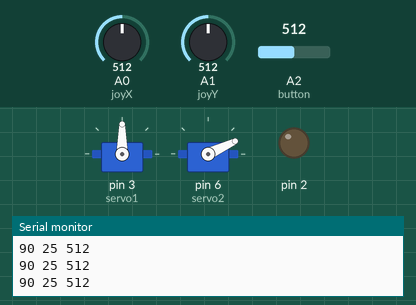
Simulated run of this sketch. Board: Arduino Uno, built with avr-gcc and run on an emulated ATmega328P. Shown: 2 × servo, output pins drawn as LEDs (lit = HIGH), the last lines printed to the serial monitor. Inputs (shaded band) come from the test bench; at power-on: A0 (joyX) = 512, A2 (button) = 512, A1 (joyY) = 512.

Above: at 1.2 s.
1.3 s: A0 (joyX) set to 530
2.8 s: A0 (joyX) set to 549
At 3.7 s:
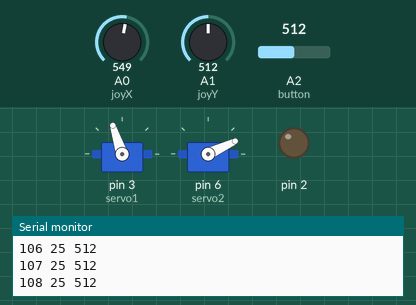
5.8 s: A2 (button) set to 0
At 6.06 s:
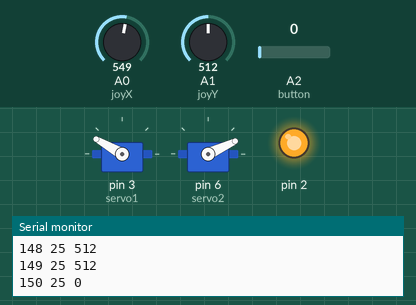
8.8 s: A1 (joyY) set to 532
11.8 s: A1 (joyY) set to 555
At 12.09 s:
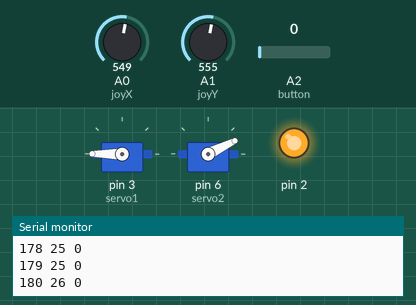
14.8 s: A2 (button) set to 40
At 20.1 s:
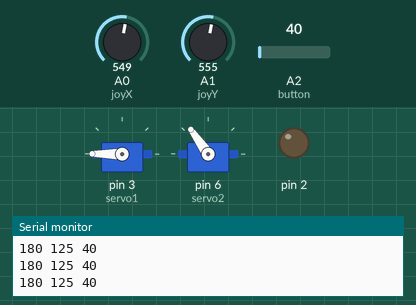
Timing chart, 0 to 20.4 s (numbered marks = the images above; inputs shaded):
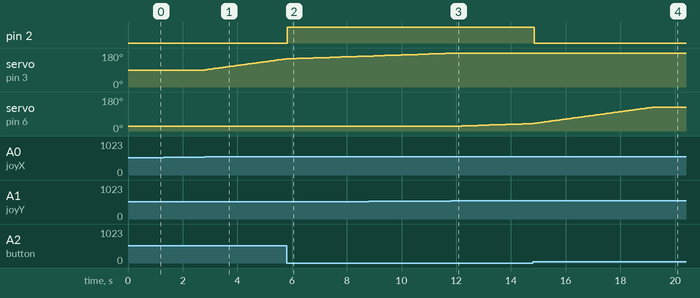

The sketch:

Laser_Turret.ino
```cpp
#include <Servo.h>

Servo servo1;
Servo servo2;
int joyX = A0;
int joyY = A1;
int button=A2;
  int x,ax,y,ay;
int servoVal1=90,servoVal2=25;

void setup()
{
  pinMode(joyX,INPUT);
  pinMode(2,OUTPUT);
  pinMode(joyY,INPUT);
  pinMode(button,INPUT);
  servo1.attach(3);
  servo2.attach(6);
  Serial.begin(9600);
  x=analogRead(joyX);
  y=analogRead(joyY);

}

void loop()
{
  if(analogRead(button)==0)
  {
    digitalWrite(2,1);
    delay(150);
  }
  else
  {
    digitalWrite(2,0);
  }
  ax=analogRead(joyX);
  if(ax>x && (ax-x)>=30 )
  {
    if(servoVal1<180)
    {
      servoVal1++;
    }
  }
  else if(ax<x && (x-ax)>=30)
  {
    if(servoVal1>0)
    {
      servoVal1--;
    }
  }
  ay=analogRead(joyY);
  if(ay>y && (ay-y)>=30)
  {
    if(servoVal2<125)
    {
      servoVal2++;
    }
  }
  else if(ay<y && (y-ay)>=30)
  {
    if(servoVal2>0)
    {
      servoVal2--;
    }
  }
  servo1.write(servoVal1);
  servo2.write(servoVal2);
  Serial.print(servoVal1);
  Serial.print(" ");
  Serial.print(servoVal2);
  Serial.print(" ");
  Serial.println(analogRead(button));
  delay(50);
}
```

Measured:
- the behaviour switches between 541 and 542 on A0 (joyX) (found by bisection; images 0 and 1)
- the behaviour switches between 541 and 542 on A1 (joyY) (found by bisection; images 2 and 3)
- after the input at 2.8 s, servo on pin 3 (servo1): moves from 90° to 149° over 3.0 s, starting at once
- after the input at 5.8 s, pin 2: LOW → HIGH at once
- after the input at 11.8 s, servo on pin 6 (servo2): moves from 25° to 39° over 2.6 s, starting after 0.19 s
- after the input at 14.8 s, pin 2: HIGH → LOW after 0.06 s
